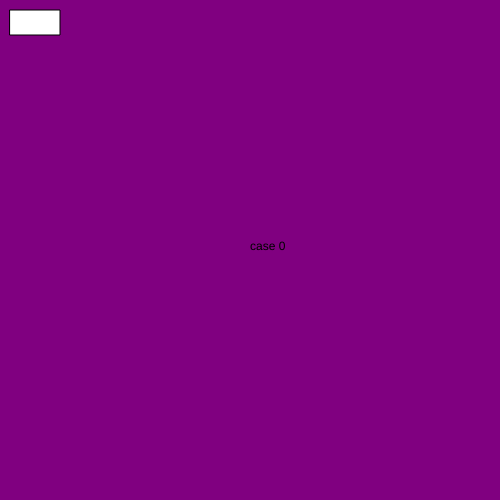
Frame 1 (no input)
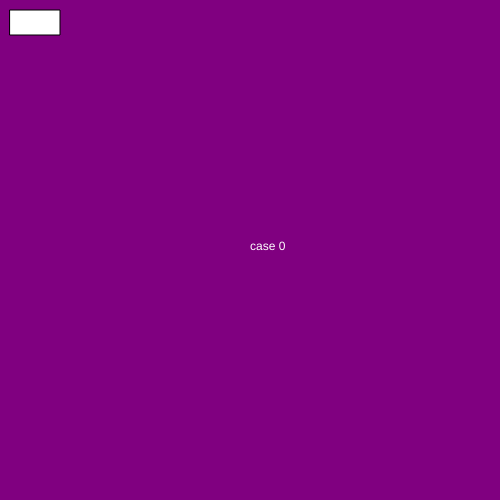
Frame 60 (no input)
Frame 120 (the mouse pressed at the canvas centre since frame 60): identical to frame 60, image omitted

The p5.js sketch that drew these frames (run headless with seeded random() and noise() and a simulated clock; from frame 60 on, the mouse is pressed at the canvas centre):

// p5.js sketch
// ── sketch.js
let myState = 0;


function setup() {
  createCanvas(500, 500);
}

function draw() {

  switch(myState) {
    case 0:
    background('purple');
    text('case 0', 250, 250);
    break;

    case 1:
    background('orange');
    text('case 1', 250, 250);
    break;
  }
    fill('white');
    rect(10, 10, 50, 25);
}



function mouseReleased() {



  if (( mouseX > 100) && (mouseX < 300) && (mouseY > 100)  && (mouseY < 200));
  myState++;

  if (myState > 1) {
    myState = 0;
}
}
